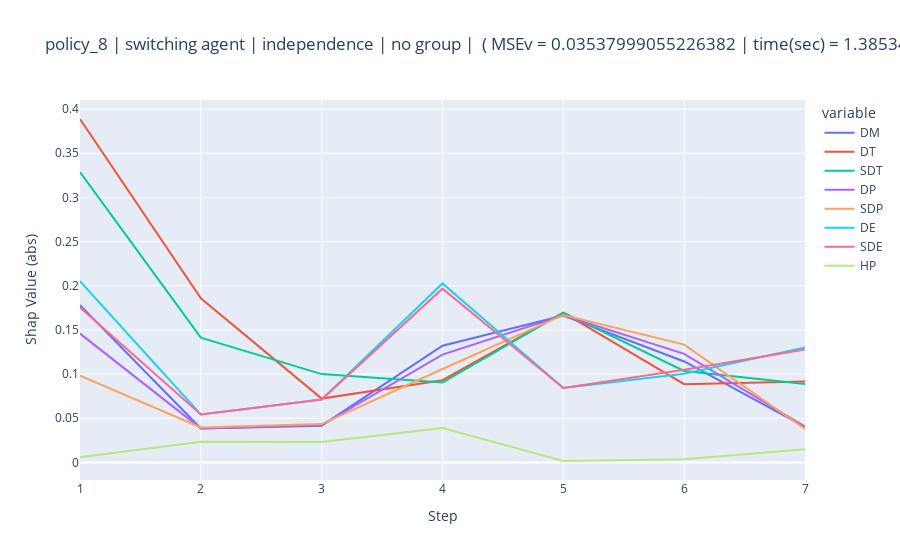

Source (notebook cell):
### Markdown cell above
#### independece

### Code cell
df_shapley, pred_explain, internal, timing,MSEv,df = group_shap_single_exp(base_config,approach='empirical')
print(df['action'].unique())
fig =px.line(data_frame=df_shapley[["DM","DT","SDT","DP","SDP","DE","SDE","HP"]].abs(),
             x= df_shapley[["DM","DT","SDT","DP","SDP","DE","SDE","HP"]].index ,
             y = df_shapley[["DM","DT","SDT","DP","SDP","DE","SDE","HP"]].columns,
             title =f"{base_config["lvl"]} | switching agent | independence | no group |  ( MSEv = {MSEv["MSEv"]['MSEv'].iloc[0]} | time(sec) = {timing["total_time_secs"]})"
             ).update_layout(xaxis_title="Step", yaxis_title="Shap Value (abs)")
fig.show()
MSEv["MSEv"]
img =gen_action_map(df.loc[(df['run']==0)],f=f'./README/resources/md_stages_screenshots/md-{base_config['lvl']}-v0_step0.png')
# img =gen_action_map(df.loc[(df['run']==0)],f=f'./README/resources/md_stages_screenshots/md-{base_config['lvl']}-v0_step0.jpg')

plt.imshow(img)
# timing
df_summary= groupShap_quant_results(df_shapley,df,MSEv,timing,approach='independence',grouping= None)
# group_shap_resluts_to_csv(df_shapley,df,timing,MSEv,approach='independence',grouping= None,csv="groupShap_analysis/data/level_groupShap_summary_new.csv")

df_summary

### Figure 1 — Plotly figure (JSON) as saved in the notebook; plotly's stock layout.template omitted (floating-point values rounded to 4 significant figures)
{"data": [{"hovertemplate": "variable=DM<br>index=%{x}<br>value=%{y}<extra></extra>", "legendgroup": "DM", "line": {"color": "#636efa", "dash": "solid"}, "marker": {"symbol": "circle"}, "mode": "lines", "name": "DM", "orientation": "v", "showlegend": true, "type": "scatter", "x": ["1", "2", "3", "4", "5", "6", "7"], "xaxis": "x", "y": [0.1781, 0.03839, 0.04164, 0.1321, 0.1663, 0.1143, 0.04011], "yaxis": "y"}, {"hovertemplate": "variable=DT<br>index=%{x}<br>value=%{y}<extra></extra>", "legendgroup": "DT", "line": {"color": "#EF553B", "dash": "solid"}, "marker": {"symbol": "circle"}, "mode": "lines", "name": "DT", "orientation": "v", "showlegend": true, "type": "scatter", "x": ["1", "2", "3", "4", "5", "6", "7"], "xaxis": "x", "y": [0.3888, 0.1859, 0.07229, 0.09311, 0.1695, 0.08858, 0.0917], "yaxis": "y"}, {"hovertemplate": "variable=SDT<br>index=%{x}<br>value=%{y}<extra></extra>", "legendgroup": "SDT", "line": {"color": "#00cc96", "dash": "solid"}, "marker": {"symbol": "circle"}, "mode": "lines", "name": "SDT", "orientation": "v", "showlegend": true, "type": "scatter", "x": ["1", "2", "3", "4", "5", "6", "7"], "xaxis": "x", "y": [0.3287, 0.1413, 0.09999, 0.0904, 0.1696, 0.1036, 0.08869], "yaxis": "y"}, {"hovertemplate": "variable=DP<br>index=%{x}<br>value=%{y}<extra></extra>", "legendgroup": "DP", "line": {"color": "#ab63fa", "dash": "solid"}, "marker": {"symbol": "circle"}, "mode": "lines", "name": "DP", "orientation": "v", "showlegend": true, "type": "scatter", "x": ["1", "2", "3", "4", "5", "6", "7"], "xaxis": "x", "y": [0.1458, 0.03855, 0.04226, 0.1221, 0.1667, 0.1229, 0.0406], "yaxis": "y"}, {"hovertemplate": "variable=SDP<br>index=%{x}<br>value=%{y}<extra></extra>", "legendgroup": "SDP", "line": {"color": "#FFA15A", "dash": "solid"}, "marker": {"symbol": "circle"}, "mode": "lines", "name": "SDP", "orientation": "v", "showlegend": true, "type": "scatter", "x": ["1", "2", "3", "4", "5", "6", "7"], "xaxis": "x", "y": [0.0983, 0.03952, 0.04343, 0.1057, 0.167, 0.1334, 0.03785], "yaxis": "y"}, {"hovertemplate": "variable=DE<br>index=%{x}<br>value=%{y}<extra></extra>", "legendgroup": "DE", "line": {"color": "#19d3f3", "dash": "solid"}, "marker": {"symbol": "circle"}, "mode": "lines", "name": "DE", "orientation": "v", "showlegend": true, "type": "scatter", "x": ["1", "2", "3", "4", "5", "6", "7"], "xaxis": "x", "y": [0.2051, 0.05421, 0.07117, 0.2026, 0.08425, 0.1004, 0.1302], "yaxis": "y"}, {"hovertemplate": "variable=SDE<br>index=%{x}<br>value=%{y}<extra></extra>", "legendgroup": "SDE", "line": {"color": "#FF6692", "dash": "solid"}, "marker": {"symbol": "circle"}, "mode": "lines", "name": "SDE", "orientation": "v", "showlegend": true, "type": "scatter", "x": ["1", "2", "3", "4", "5", "6", "7"], "xaxis": "x", "y": [0.1755, 0.05419, 0.07114, 0.1967, 0.08434, 0.1049, 0.1278], "yaxis": "y"}, {"hovertemplate": "variable=HP<br>index=%{x}<br>value=%{y}<extra></extra>", "legendgroup": "HP", "line": {"color": "#B6E880", "dash": "solid"}, "marker": {"symbol": "circle"}, "mode": "lines", "name": "HP", "orientation": "v", "showlegend": true, "type": "scatter", "x": ["1", "2", "3", "4", "5", "6", "7"], "xaxis": "x", "y": [0.005974, 0.0235, 0.02319, 0.03899, 0.001608, 0.003616, 0.01489], "yaxis": "y"}], "layout": {"legend": {"title": {"text": "variable"}, "tracegroupgap": 0}, "title": {"text": "policy_8 | switching agent | independence | no group |  ( MSEv = 0.03537999055226382 | time(sec) = 1.385342)"}, "xaxis": {"anchor": "y", "domain": [0, 1], "title": {"text": "Step"}}, "yaxis": {"anchor": "x", "domain": [0, 1], "title": {"text": "Shap Value (abs)"}}}}
